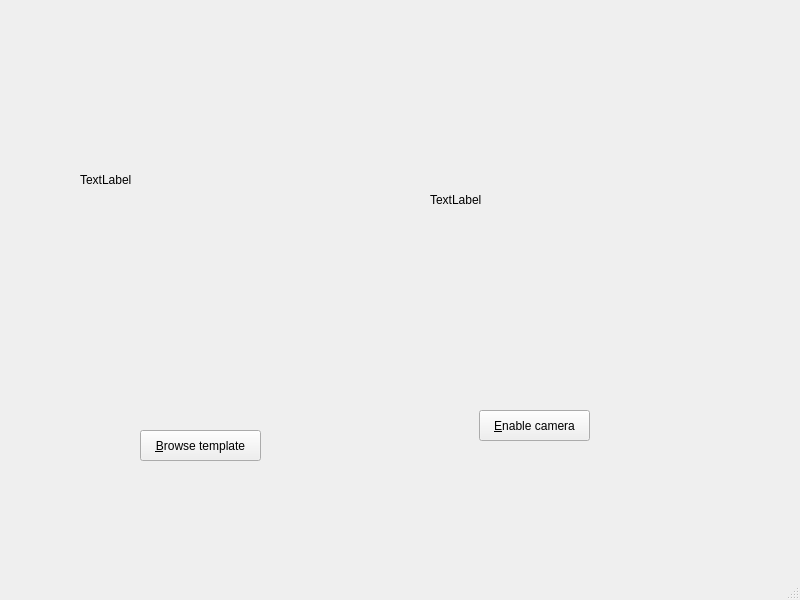
<?xml version="1.0" encoding="UTF-8"?>
<ui version="4.0">
 <class>MainWindow</class>
 <widget class="QMainWindow" name="MainWindow">
  <property name="geometry">
   <rect>
    <x>0</x>
    <y>0</y>
    <width>800</width>
    <height>600</height>
   </rect>
  </property>
  <property name="windowTitle">
   <string>SIFT Demo</string>
  </property>
  <widget class="QWidget" name="centralwidget">
   <widget class="QPushButton" name="browse_button">
    <property name="geometry">
     <rect>
      <x>140</x>
      <y>430</y>
      <width>121</width>
      <height>31</height>
     </rect>
    </property>
    <property name="text">
     <string>&amp;Browse template</string>
    </property>
   </widget>
   <widget class="QPushButton" name="toggle_cam_button">
    <property name="geometry">
     <rect>
      <x>479</x>
      <y>410</y>
      <width>111</width>
      <height>31</height>
     </rect>
    </property>
    <property name="text">
     <string>&amp;Enable camera</string>
    </property>
   </widget>
   <widget class="QLabel" name="template_label">
    <property name="geometry">
     <rect>
      <x>80</x>
      <y>60</y>
      <width>320</width>
      <height>240</height>
     </rect>
    </property>
    <property name="text">
     <string>TextLabel</string>
    </property>
   </widget>
   <widget class="QLabel" name="live_image_label">
    <property name="geometry">
     <rect>
      <x>430</x>
      <y>80</y>
      <width>320</width>
      <height>240</height>
     </rect>
    </property>
    <property name="text">
     <string>TextLabel</string>
    </property>
   </widget>
  </widget>
  <widget class="QMenuBar" name="menubar">
   <property name="geometry">
    <rect>
     <x>0</x>
     <y>0</y>
     <width>800</width>
     <height>22</height>
    </rect>
   </property>
  </widget>
  <widget class="QStatusBar" name="statusbar"/>
 </widget>
 <resources/>
 <connections/>
</ui>
